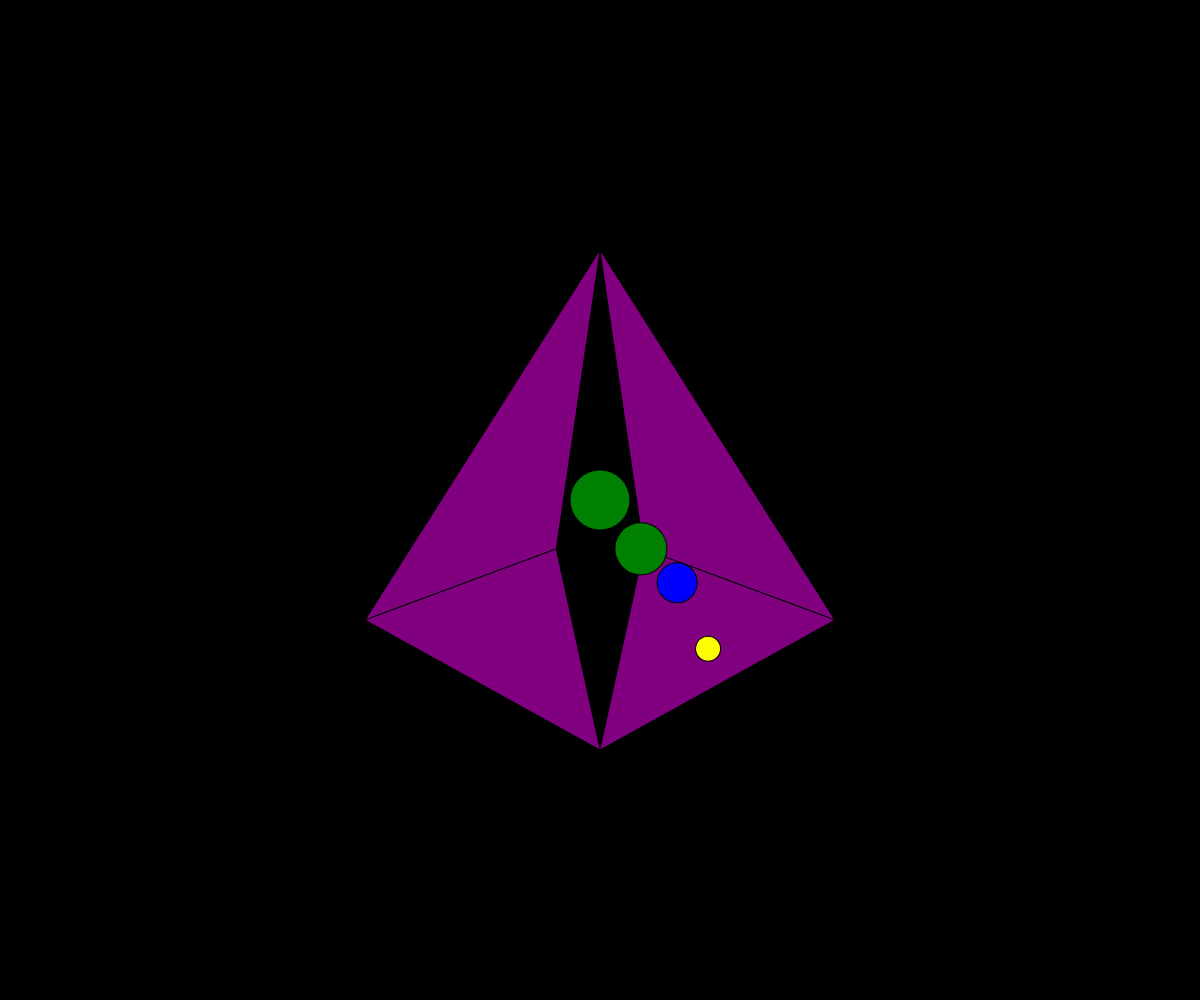
Frame 1 (no input)
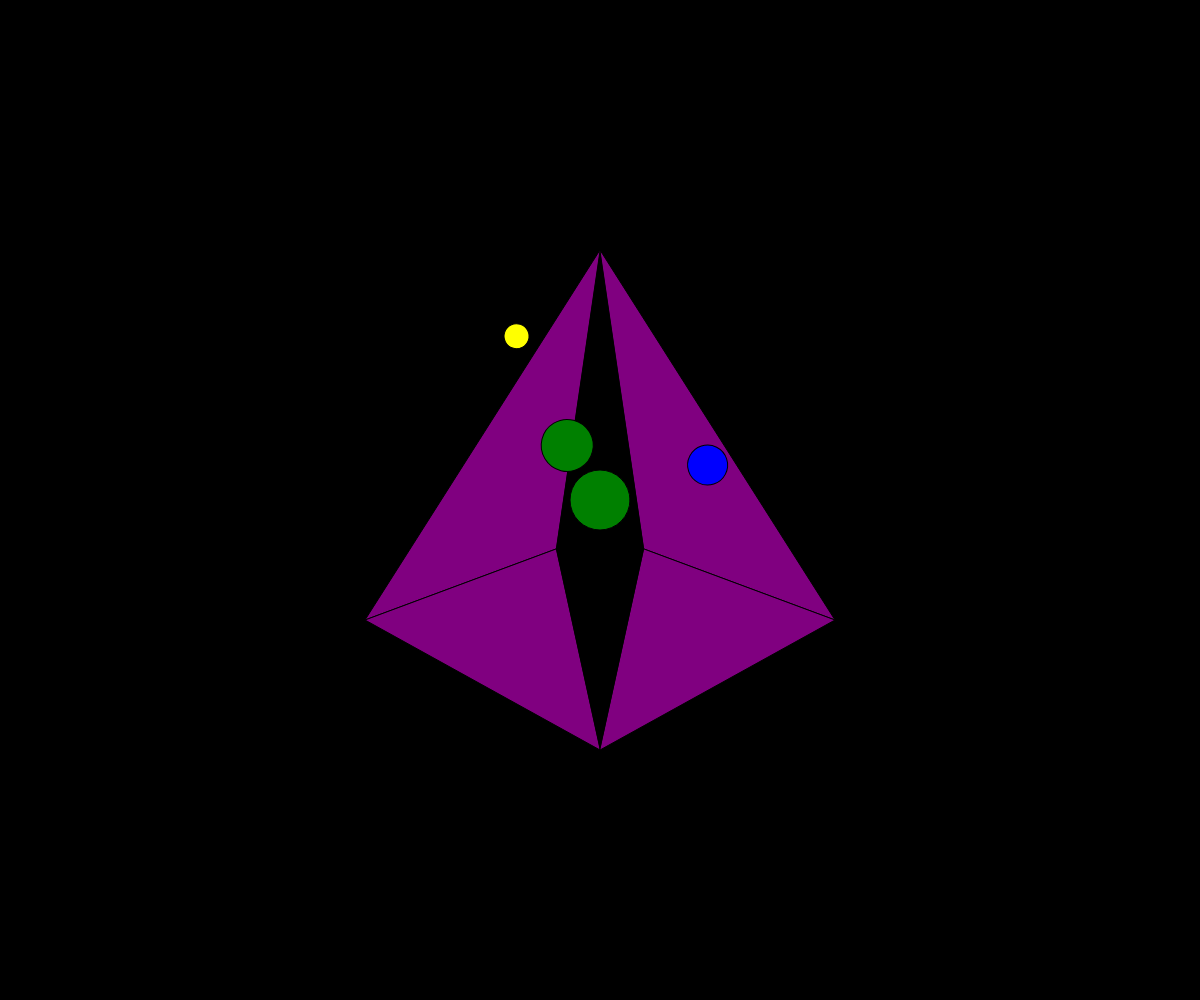
Frame 60 (no input)
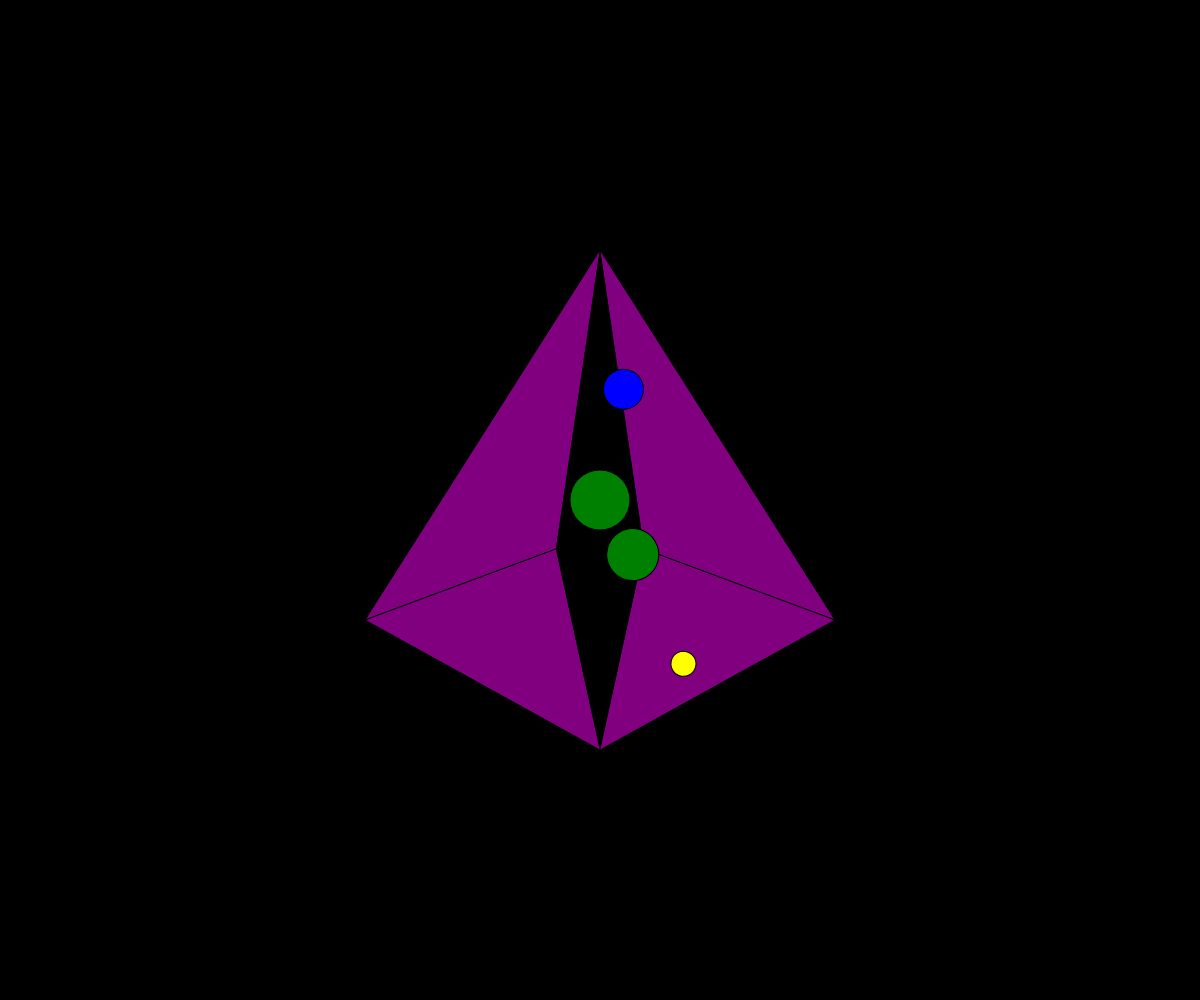
Frame 120 (the mouse pressed at the canvas centre since frame 60)

The p5.js sketch that drew these frames (run headless with seeded random() and noise() and a simulated clock; from frame 60 on, the mouse is pressed at the canvas centre):

// p5.js sketch
// ── sketch.js
let radius = 1;
let x = 2;
let cx = 5;
let yellow = new planeta(130, 130, 25, 9, "yellow");

function setup() {
	createCanvas(windowWidth, windowHeight);
	frameRate();
}

function draw() {
	background("black");
	translate(windowWidth / 2, windowHeight / 2);
	// треугольники	 
	push();
	fill("purple");
	triangle(0, -250, 235, 120, 44, 49);
	triangle(0, -250, -235, 120, -44, 49);
	triangle(0, 250, -235, 120, -44, 49);
	triangle(0, 250, 235, 120, 44, 49);
	pop();

	// центр
	push();
	fill("green");
	ellipse(0, 0, 60, 60);
	pop();

	//зеленый круг скорость 5?
	push();
	fill("green");
	rotate(radians(cx));
	cx = cx - 9;
	ellipse(45, 45, 52, 52);
	pop();

	//синий круг скорость 15??
	push();
	fill("blue")
	rotate(radians(x));
	x = x + 5;
	ellipse(80, 80, 40, 40);
	pop();
	/*
		//жетлый круг скорость 15??
		push();
		fill("yellow")
		rotate(radians(radius));
		radius = radius + 2;
		ellipse(130, 130, 25, 25);
		pop();
	*/
	yellow.otrisovka();
	yellow.vrashenie();
}

function planeta(x, y, razmer, vrash, color) {
	this.razmer = razmer;
	this.x = x;
	this.y = y;
	this.vrash = vrash;
	this.color = color;
	this.otrisovka = function() {

		push();
		fill(this.color);
		rotate(radians(this.vrash));

		ellipse(this.x = x, this.y = y, this.razmer, this.razmer);
		pop();
	}
	this.vrashenie = function() {
		this.vrash = this.vrash - 9;
	}
}
